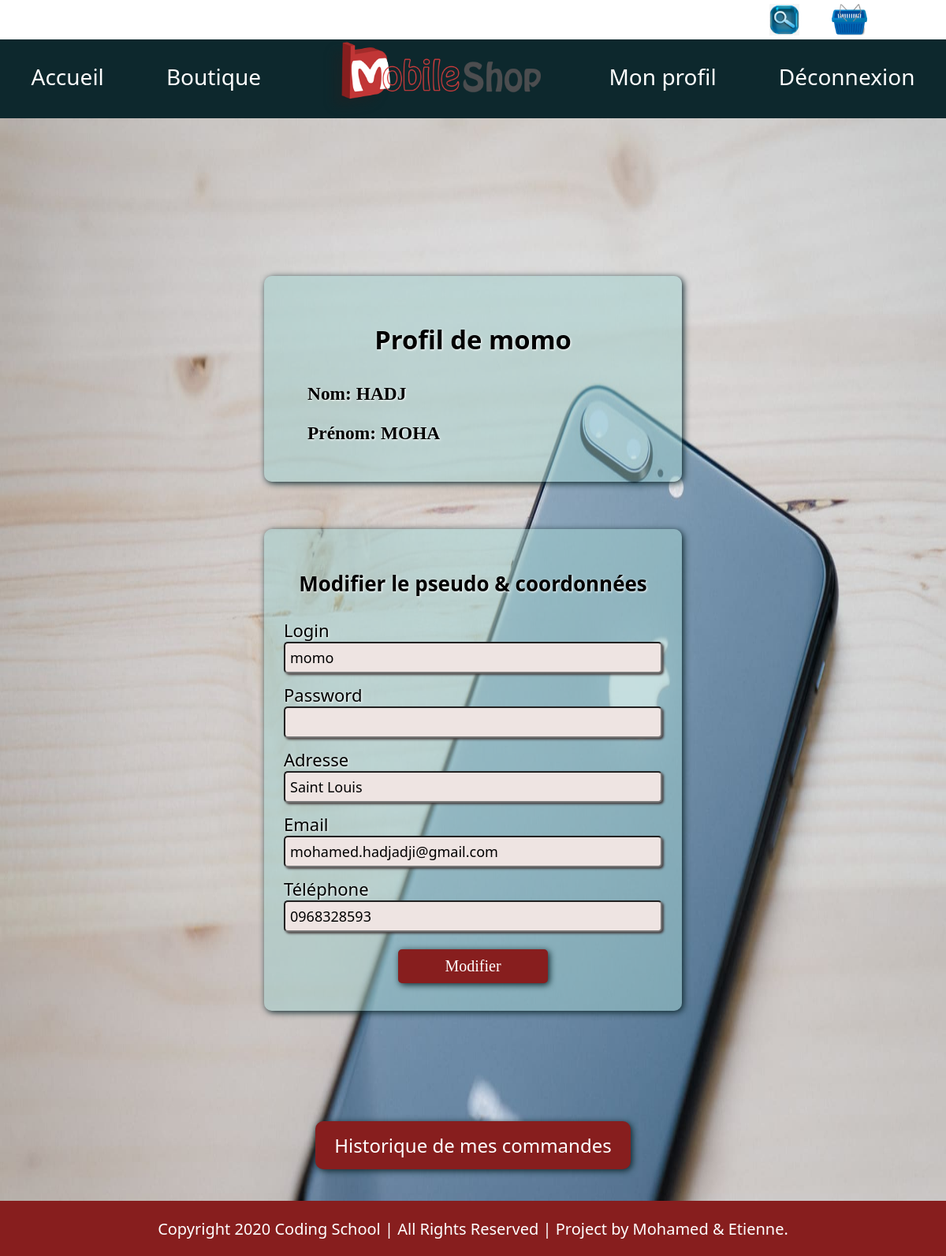
Page /profil.php (signed in) on the earlier database version.
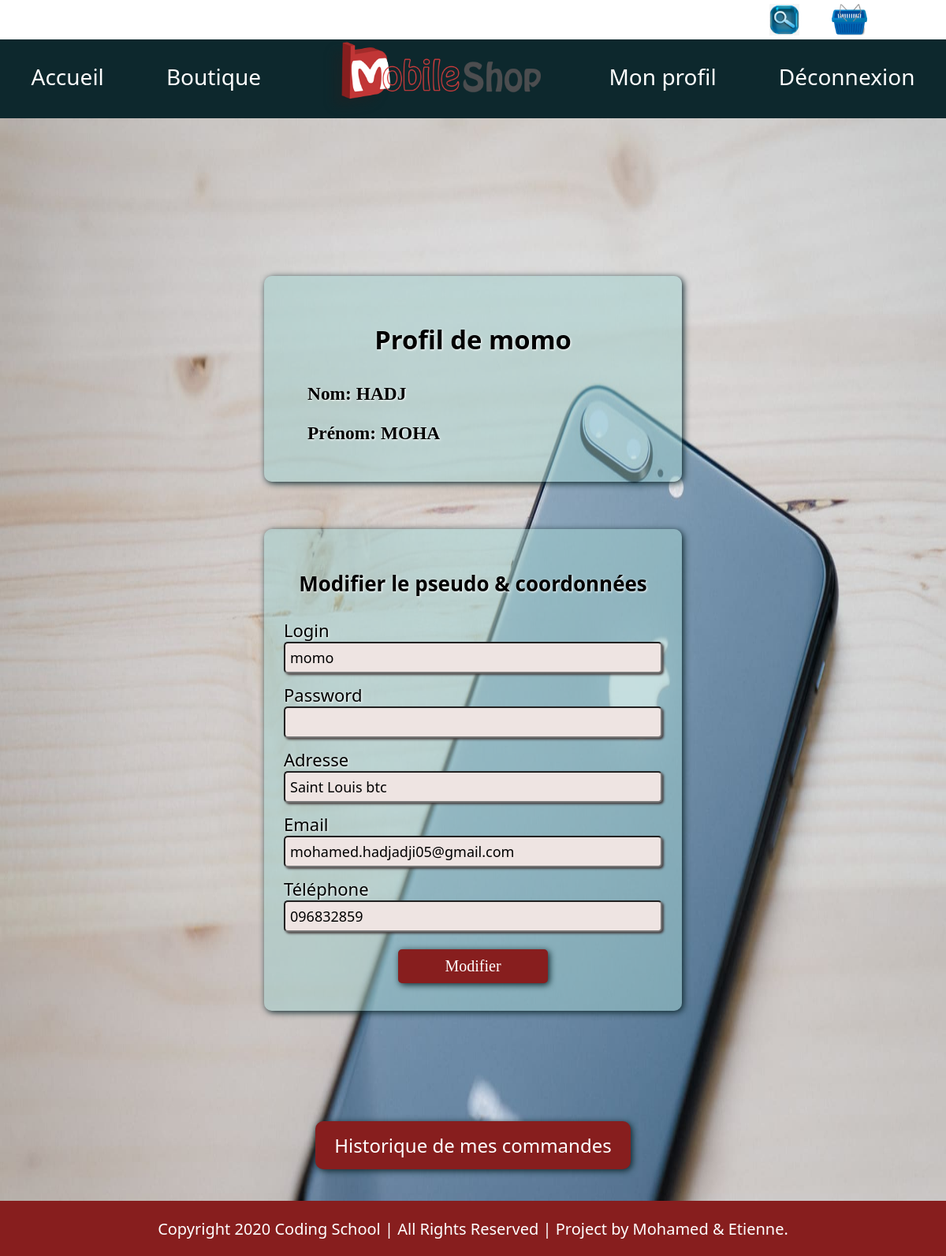
Same page on the later database version.
### tables this page shows
CREATE TABLE IF NOT EXISTS `utilisateurs` (
  `id` int(11) NOT NULL AUTO_INCREMENT,
  `login` varchar(255) NOT NULL,
  `prenom` varchar(255) NOT NULL,
  `nom` varchar(255) NOT NULL,
  `password` varchar(255) NOT NULL,
  `adresse` varchar(255) NOT NULL,
  `email` varchar(255) NOT NULL,
  `telephone` varchar(255) NOT NULL,
  PRIMARY KEY (`id`)
);

### profil.php (the view, shortened to what this page needs)
   <!DOCTYPE html>
<html lang="fr">
	<head>
	    <link rel="stylesheet" href="style.css">
	</head>
	<body class="bodpro">
		<header>
			<?php include ('bar-nav.php')?>
        </header>
        <main class="monprof">
	        <section class="ident">
	            <?php
	              if (isset($_SESSION['login']))
	              {
	              $connexion = mysqli_connect("localhost","root","","boutique");
			      $requete = "SELECT * FROM utilisateurs WHERE login='".$_SESSION['login']."'";
			      $req = mysqli_query($connexion, $requete);
			      $data = mysqli_fetch_assoc($req);
	              $user= $_SESSION['login'];
				?>
			    <article id="loprof">
			    	<h1 >Profil de <?php echo $user ?></h1>
			    </article>
			    <article id="nomprof">
	                <h3 class="">Nom: <?php echo $data['nom']?></h3>
	                <h3 class="">Prénom: <?php echo $data['prenom']?></h3>
			    </article>
			</section>
		</main>
		<main>
			<section class="proform">
			  <article id="cadprof">
				<h3>Modifier le pseudo & coordonnées </h3>
					<form class="form" method="post">
						<label class="">Login</label>
		                <input type="text" class="inputa" value="<?php echo $data['login']?>" size="40" name="login"/>
		                <label class="">Password</label>
		                <input type="password" name="mdp" class="inputa"  size="40" required/>
		                <label class="">Adresse</label>
		                <input type="text" class="inputa" value="<?php echo $data['adresse']?>" size="40" name="adresse"/>
		                <label class="">Email</label>
		                <input type="text" class="inputa" value="<?php echo $data['email']?>" size="40" name="mail"/>
		                <label class="">Téléphone</label>
		                <input type="text" class="inputa" value="<?php echo $data['telephone']?>" size="40" name="tele"/>
		               <div class="valprof">
		                <input type="submit" name="Modifier" class="" value="Modifier" />
		               </div>
					</form>
			    </article>
			</section>
			<section class="sectbo">
                <form  class= 'buthis' method='POST'>
                    <input type="submit" value="Historique de mes commandes" name="histco">
                </form>
            </section>
		</main>
			<footer class="footer">
                <aside id="Copyright"><p> Copyright 2020 Coding School | All Rights Reserved | Project by Mohamed & Etienne.</p></aside>
            </footer>
		    <?php
            }
		     else
		    {
		    ?>
		    <div class="notcon">
		      <p>Veuillez vous connecter pour accéder à la page !</p>
		    </div>
		        <?php
		    }
		    ?>
	</body>
</html>

Differences in the rows shown:
changed utilisateurs "HADJ": adresse "Saint Louis" → "Saint Louis btc"; mail "mohamed.hadjadji@gmail.com" → "mohamed.hadjadji05@gmail.com"; tele "0968328593" → "096832859"
